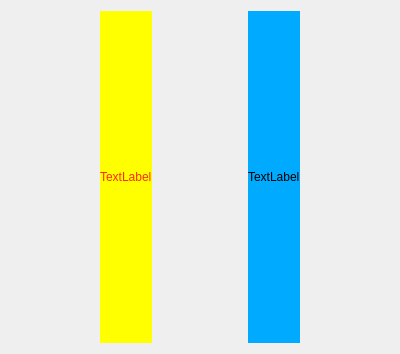
<?xml version="1.0" encoding="UTF-8"?>
<ui version="4.0">
 <class>Form</class>
 <widget class="QWidget" name="Form">
  <property name="geometry">
   <rect>
    <x>0</x>
    <y>0</y>
    <width>400</width>
    <height>354</height>
   </rect>
  </property>
  <property name="windowTitle">
   <string>Form</string>
  </property>
  <layout class="QGridLayout" name="gridLayout">
   <item row="0" column="0">
    <layout class="QHBoxLayout" name="horizontalLayout">
     <item>
      <spacer name="horizontalSpacer">
       <property name="orientation">
        <enum>Qt::Horizontal</enum>
       </property>
       <property name="sizeHint" stdset="0">
        <size>
         <width>40</width>
         <height>20</height>
        </size>
       </property>
      </spacer>
     </item>
     <item>
      <widget class="QLabel" name="label">
       <property name="styleSheet">
        <string notr="true">color: rgb(255, 42, 14);
background-color: rgb(255, 255, 0);</string>
       </property>
       <property name="text">
        <string>TextLabel</string>
       </property>
      </widget>
     </item>
     <item>
      <spacer name="horizontalSpacer_2">
       <property name="orientation">
        <enum>Qt::Horizontal</enum>
       </property>
       <property name="sizeHint" stdset="0">
        <size>
         <width>40</width>
         <height>20</height>
        </size>
       </property>
      </spacer>
     </item>
     <item>
      <widget class="QLabel" name="label_2">
       <property name="styleSheet">
        <string notr="true">background-color: rgb(0, 170, 255);</string>
       </property>
       <property name="text">
        <string>TextLabel</string>
       </property>
      </widget>
     </item>
     <item>
      <spacer name="horizontalSpacer_3">
       <property name="orientation">
        <enum>Qt::Horizontal</enum>
       </property>
       <property name="sizeHint" stdset="0">
        <size>
         <width>40</width>
         <height>20</height>
        </size>
       </property>
      </spacer>
     </item>
    </layout>
   </item>
  </layout>
 </widget>
 <resources/>
 <connections/>
</ui>
